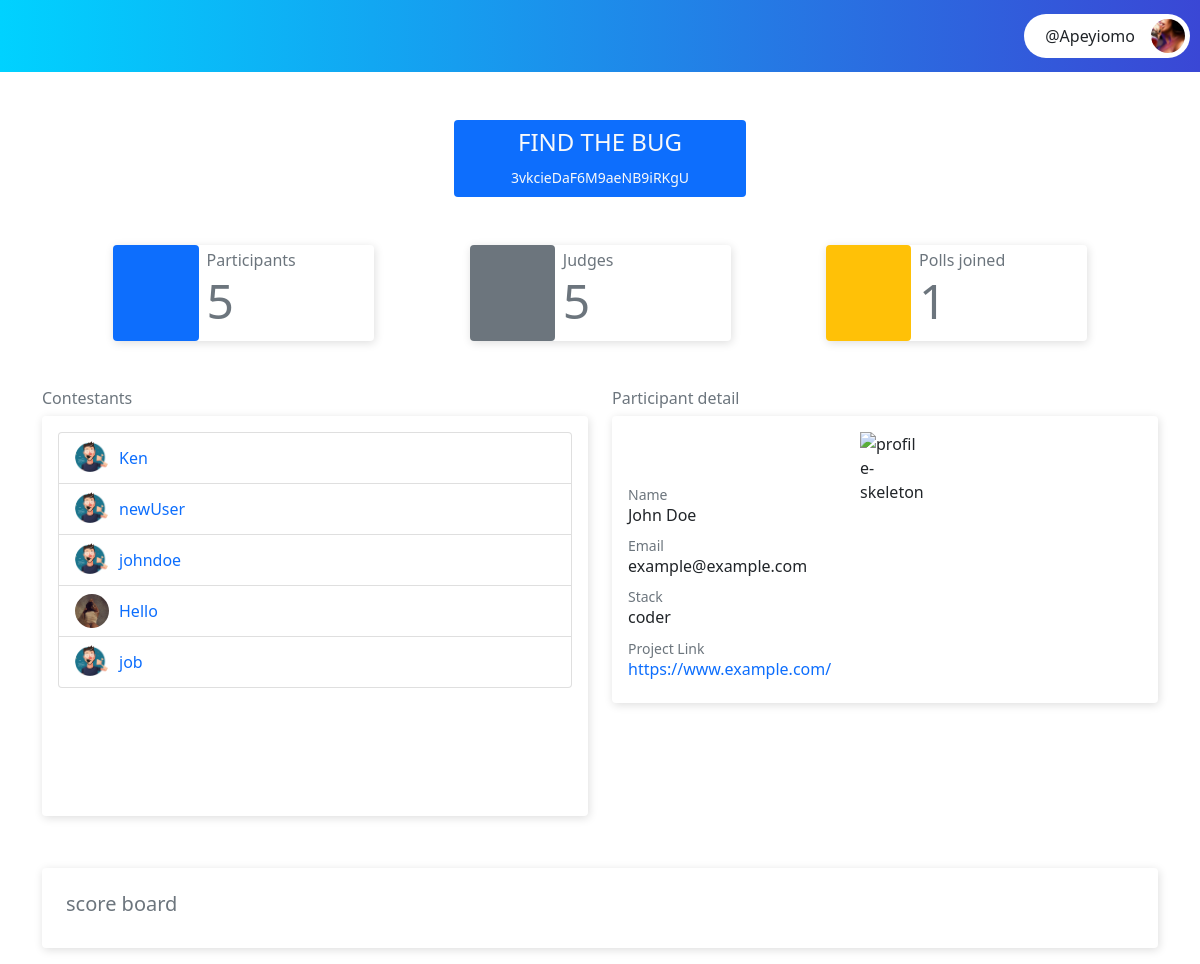
/judges/en/dashboard/poll/3vkcieDaF6M9aeNB9iRKgU/ (signed in), run on an earlier commit of the app's database.
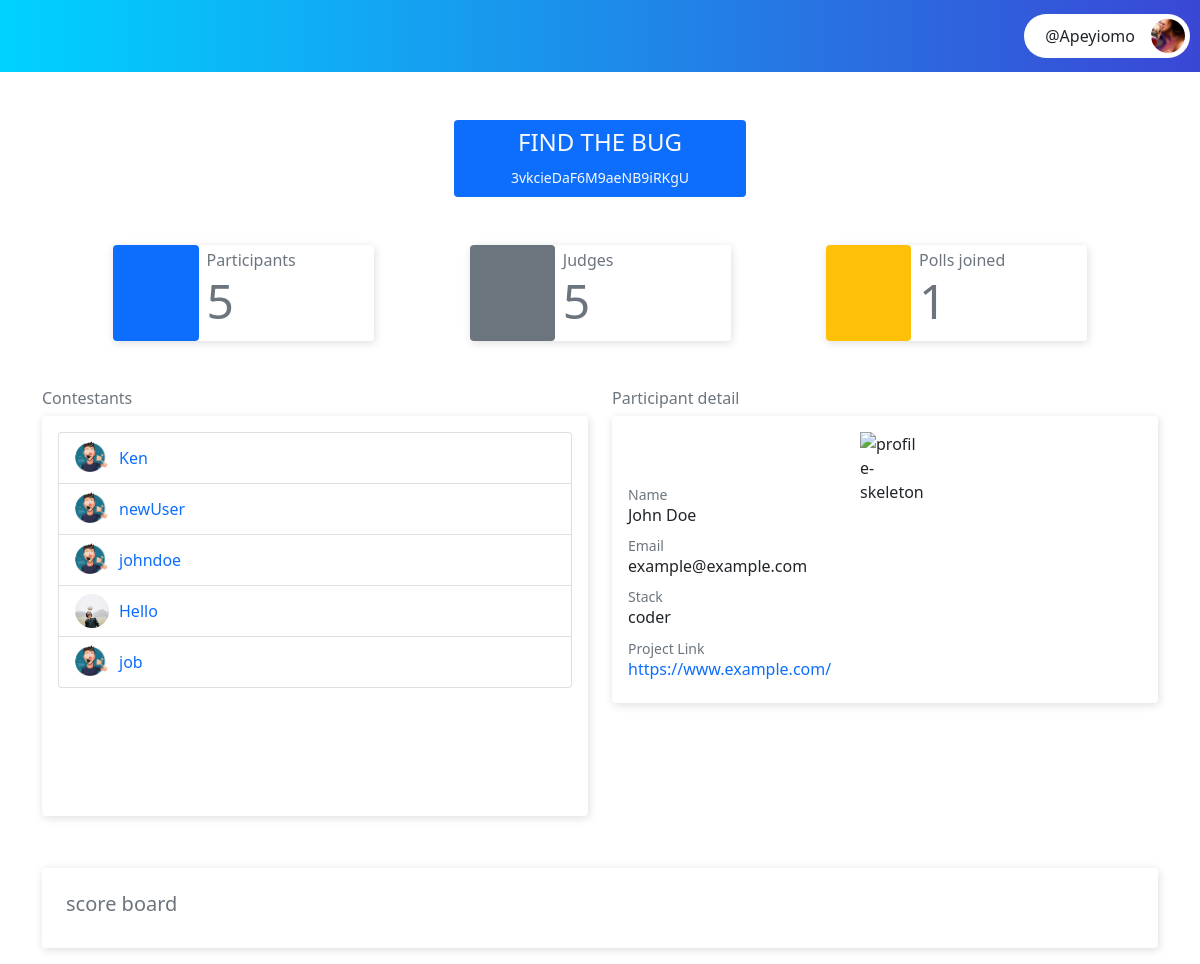
And on a later commit of the database.
### participants/models.py (models this page shows, shortened)
class ParticipantPolls(models.Model):
    id = models.UUIDField(default=uuid.uuid4, unique=True, editable=False, primary_key=True)
    polls = models.ForeignKey(Polls, on_delete=models.CASCADE)
    project_link = models.CharField(max_length=100, blank=True, default='')
    participant = models.ForeignKey(Participant, on_delete=models.CASCADE)
    vote_count = models.PositiveIntegerField(default=0)
    is_uploaded = models.BooleanField(default=False)
    total_rating = models.PositiveIntegerField(default=0, blank=True, help_text="total nuber of rating")
    timestamp = models.DateTimeField(auto_now=timezone.now)
    class Meta:
        ordering = ['-total_rating']

class Participant(models.Model):
    STACKS = [
        ('FrontEnd', 'FrontEnd'),
        ('BackEnd', 'BackEnd'),
        ('FullStack', 'FullStack'),
    ]
    id = models.UUIDField(default=uuid.uuid4, unique=True, editable=False, primary_key=True)
    user = models.OneToOneField(CustomUser, on_delete=models.CASCADE)
    image = models.ImageField(default="participant_image.png", upload_to="participant_profile_images")
    stack = models.CharField(max_length=30, choices=STACKS, default=STACKS[0])

### core/models.py (models this page shows, shortened)
class CustomUser(AbstractUser):
    GENDER = [
        ('Male', 'Male'),
        ('Female', 'Female'),
    ]
    id =  models.UUIDField(unique=True, primary_key=True, default=uuid.uuid4, editable=False)
    email = models.EmailField(unique=True)
    gender = models.CharField(max_length=6, choices=GENDER, default=GENDER[0])
    dob = models.DateField(null=True)
    is_participant = models.BooleanField(default=False)
    is_judge = models.BooleanField(default=False)
    is_admin = models.BooleanField(default=False)

### judges/views.py (the view)
# urls.py: path('dashboard/poll/<poll_address>/', JudgePollDashboard.as_view(), name='judges_poll_dashboard'),
class JudgePollDashboard(LoginRequiredMixin, TemplateView):
    template_name = "judges/judges_dashboard.html"
    def get_context_data(self, **kwargs: Any) -> Dict[str, Any]:
        context = super().get_context_data(**kwargs)
        poll_address = self.kwargs.get('poll_address') # get poll address from url parameter
        current_poll = get_object_or_404(Polls, address=poll_address)
        judge_profile = JudgeProfile.objects.get(user=self.request.user)
        all_poll_participants = ParticipantPolls.objects.filter(polls=current_poll)
        all_poll_judges = JudgesPoll.objects.filter(polls=current_poll)
        is_voted = JudgesPoll.objects.get(polls=current_poll, judge=judge_profile).is_voted
        context['participants'] = all_poll_participants
        context['polls'] = JudgesPoll.objects.filter(judge=judge_profile)  # get all the polls joined by a judge
        context['poll_address'] = poll_address
        context['judges'] = all_poll_judges
        context['account_type'] = 'judge'
        context['judge_status'] = self.request.user.is_judge
        context['is_voted'] = is_voted
        context['current_poll'] = current_poll
        return context

### judges/templates/judges/judges_dashboard.html (shortened to what the changed rows need)
{% extends 'participants/dashboard.html' %}
{% load static %}
{% block dashboard_content %}
<div class="main-content p-3 mt-4">
    <div class="participant-list-wrapper pb-5 container">
        <div class="row justify-content-even mt-5">
            <div class="col-sm-12 col-md-6">
                <ul class="list-group participant-list shadow-card p-3">
                    {% for users in participants %}
                    <li class="list-group-item">
                        <a href="" target="_blank" rel="noopener noreferrer" class="participantLink nav-link p-0"
                            data-id="{{ users.participant.user.id}}" data-poll="{{ poll_address }}">
                            <div class="d-flex align-items-center">
                                <div class="p-image">
                                    <img src="{{ users.participant.image.url }}" alt="participant image">
                                </div>
                                <div class="p-text">
                                    <span>{{ users.participant.user.username}}</span>
                                </div>
                            </div>
                        </a>
                    </li>
                    {% endfor %}
                </ul>
            </div>
        </div>
    </div>
</div>
{% endblock %}

What changed in the data, as far as the page shows it:
changed through a linked row, ParticipantPolls "Hello": participant.image: a different picture
